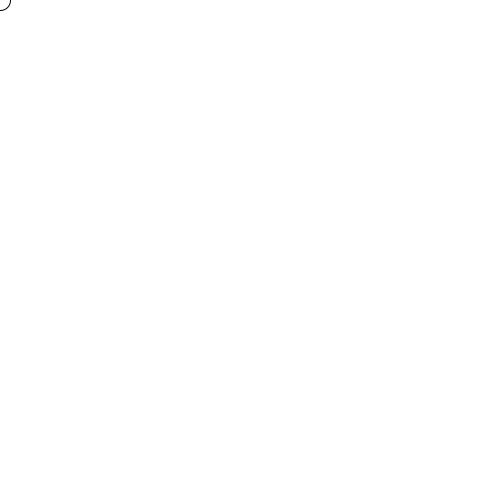
Frame 1 (no input)
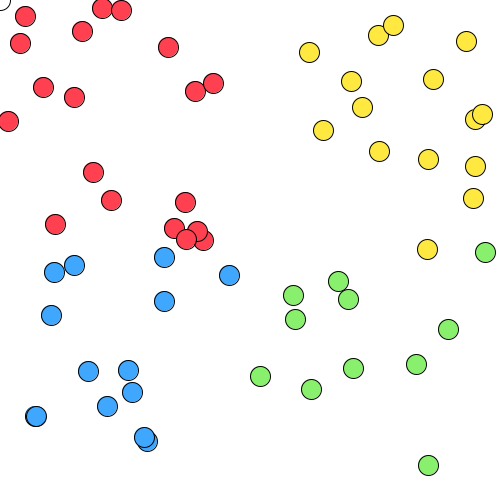
Frame 60 (the mouse pressed at the canvas centre just before this capture)
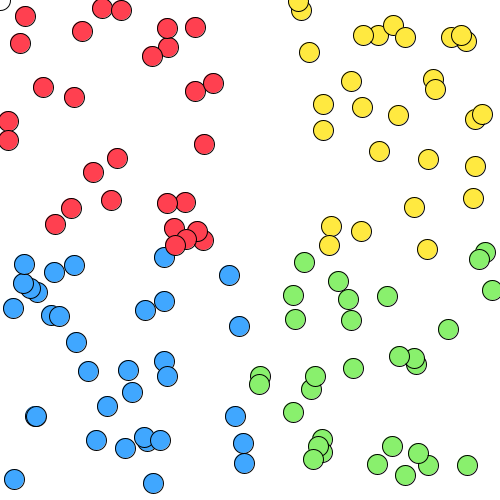
Frame 120 (the mouse held since frame 60 and released just before this capture)

The Processing sketch that drew these frames (run headless with seeded random() and noise(); from frame 60 on, the mouse is pressed at the canvas centre):

// Processing sketch: Mood_Meter_Random_Circles
// ── Mood_Meter_Random_Circles.pde

int numberX;
int numberY;
void setup() {
  size(500, 500);
  background(255);
}

void draw() {
  circle(numberX, numberY, 20);
  numberX = int(random(1, 500));
  numberY = int(random(1, 500));
  if (numberX<=250 && numberY<=250) {
    fill(#FF4050);
  }
  if (numberX<= 250 && numberY>=250) {
    fill(#40A7FF);
  }

  if (numberX>=250 && numberY>=250) {
    fill(#89F06D);
  }

  if (numberX>=250 && numberY<=250) {
    fill(#FFE940);
  }
}
